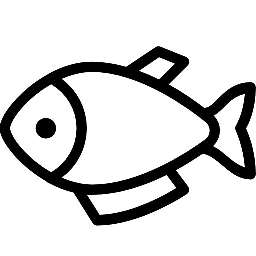
#> input picture 240320_openCV/images/fish.jpg, 256 x 256 px, found by its file name
$ jupyter execute --allow-errors 240322_openCV.ipynb
#> lines starting #> are read from the running program, lines starting #| are printed output that depends on the picture; after the words box and inside, x2 and y2 are one past the last pixel; in counts of white or black regions, pixels touching at a corner belong together; long printed decimals are rounded
[cell 1]
import cv2
import numpy as np

img = cv2.imread('./images/fish.jpg')
#> img is the input picture: shape (256, 256, 3); min 0, max 255, mean 211.5
img = cv2.resize(img, (680, 420))
#> img: shape (420, 680, 3)
img.shape # row, column, channel
#> Out = (420, 680, 3)

[cell 2]
# 원근법만 필요하므로 채널 정보는 필요없음
rows, cols = img.shape[:-1]
#> rows = 420; cols = 680

[cell 3]
pts1 = np.float32([[0,0],
                   [0,rows],
                   [cols,0],
                   [cols,rows]])
#> pts1 = [[0, 0], [0, 420], [680, 0], [680, 420]]

pts2 = np.array([[100,50],
                   [10,rows-50],
                   [cols-100,50],
                   [cols-10,rows-50]], dtype='float32')

[cell 4]
cv2.imshow('IMG', img)
cv2.waitKey(0)
cv2.destroyAllWindows()

[cell 5]
# 끝 점 표시
cv2.circle(img, (0,0), 10, (255,0,0), -1)
#> img: shape (420, 680, 3); mean B, G, R 211.4, 211.4, 211.4
cv2.circle(img, (0, rows), 10, (0,255,0), -1)
#> img: shape (420, 680, 3); mean B, G, R 211.4, 211.4, 211.3
cv2.circle(img, (cols, 0), 10, (0,0,255), -1)
#> img: shape (420, 680, 3); mean B, G, R 211.3, 211.3, 211.3
cv2.circle(img, (cols, rows), 10, (0,255,255), -1)
#> img: shape (420, 680, 3); mean B, G, R 211.2, 211.3, 211.3

[cell 6]
#getPerspectiveTransform는 행렬 만들어주는애
M = cv2.getPerspectiveTransform(pts1, pts2)

[cell 7]
dst = cv2.warpPerspective(img, M, (cols, rows))
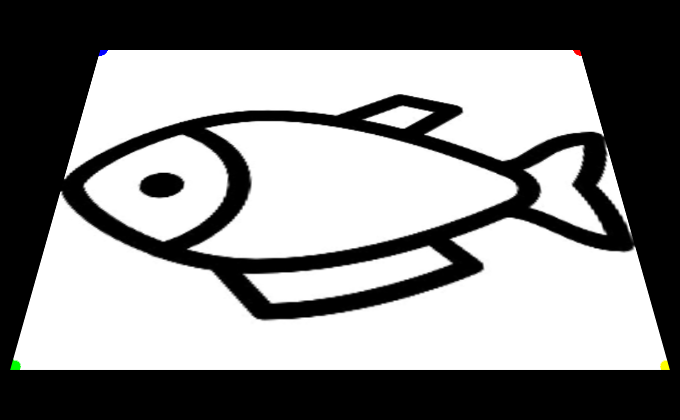
#> dst: shape (420, 680, 3); mean B, G, R 135, 135.1, 135
cv2.imshow('IMG', dst)
cv2.waitKey(0)
cv2.destroyAllWindows()

[cell 8]
import cv2
import numpy as np

title = "Scanner"
img = cv2.imread("./images/paper.jpg")
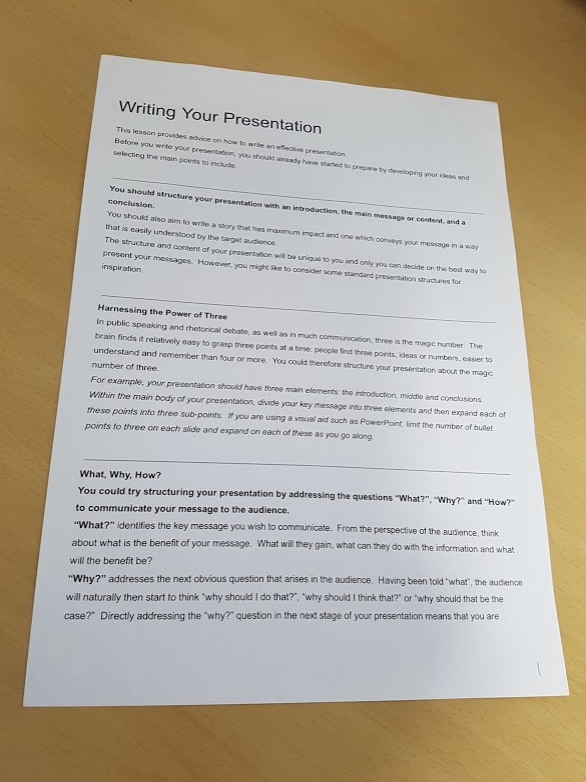
#> input picture 240320_openCV/images/paper.jpg, 586 x 782 px, found by its file name
#> img is the input picture: shape (782, 586, 3); mean B, G, R 152.7, 169.1, 178.7
cv2.imshow(title, img)
cv2.waitKey(0)
cv2.destroyAllWindows()

[cell 9]
import cv2
import numpy as np

title = "Scanner"
img = cv2.imread("./images/paper.jpg")

# 2차원으로 원근 적용할 전체 크기
rows, cols = img.shape[:-1]
#> rows = 782; cols = 586
img2 = img.copy() # 원근 변환이 적용될 이미지
pts_cnt = 0 # 필요한 4개의 포인트인지 확인하기 위한 변수
pts = np.zeros((4,2), dtype=np.float32) # 마우스로 클릭할 위치에 대한 변환

# 마우스 클릭에 사용할 콜백 함수
# [48 lines left out: function onMouse, not called in this run]

cv2.imshow(title, img)
cv2.setMouseCallback(title, onMouse)
cv2.waitKey(0)
cv2.destroyAllWindows()

[cell 10]
pts[0]=[10,20]
pts[1] = [5,5]
pts.sum(axis=0)

[cell 11]
import cv2
import numpy as np

title = "Scanner"
img = cv2.imread("./images/paper.jpg")
img2 = img * 0.01

cv2.imshow(title, img2)
cv2.waitKey(0)
cv2.destroyAllWindows()

[cell 12]
img = cv2.imread("./images/paper.jpg", cv2.IMREAD_GRAYSCALE)
#> img: shape (782, 586); min 0, max 255, mean 170.1
img2 = img * 0.01
#> img2: shape (782, 586) float64
print(img.max(), img2.max())
#| 255 2.550

cv2.imshow('real',img)
cv2.imshow(title, img2)
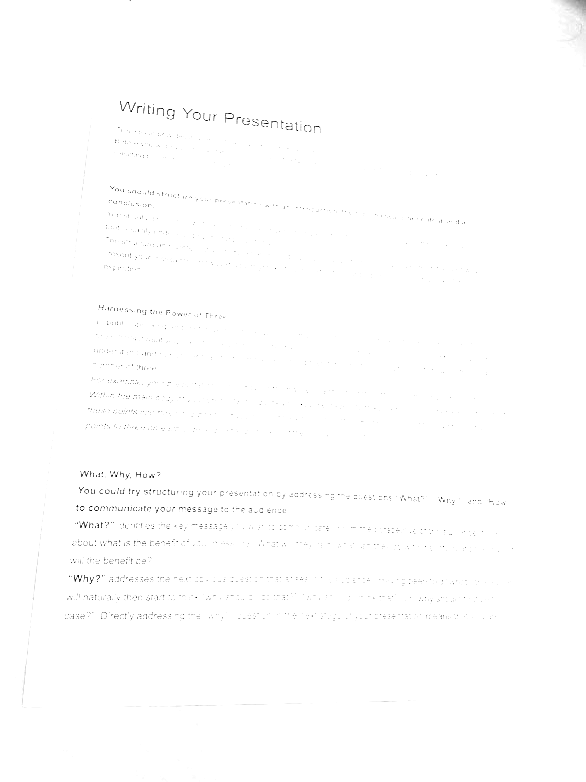
#> window 'Scanner': shape (782, 586); min 0, max 255, mean 254.1
cv2.waitKey(0)
cv2.destroyAllWindows()

[cell 13]
import cv2
import numpy as np

title = "Scanner"
img = cv2.imread("./images/paper.jpg", cv2.IMREAD_GRAYSCALE)
filter = np.full(img.shape, 15, dtype=np.uint8)
img2 = img +filter
filter

cv2.imshow('real',img)
cv2.imshow(title, img2)
cv2.waitKey(0)
cv2.destroyAllWindows()

[cell 14]
import cv2
import numpy as np

img = cv2.imread('images/man_sample.jpg')
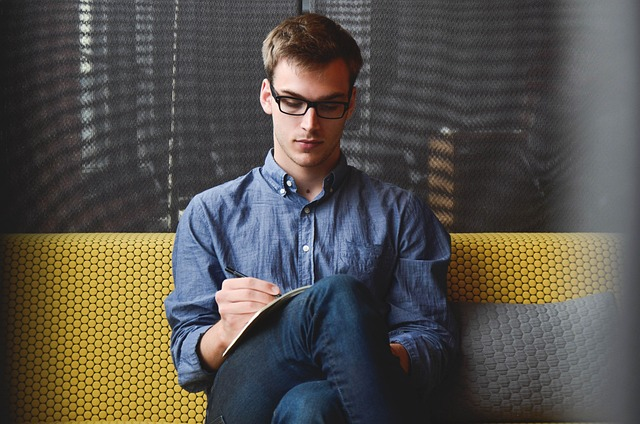
#> input picture 240325_openCv_종합/images/man_sample.jpg, 640 x 424 px, found by its file name
#> img is the input picture: shape (424, 640, 3); mean B, G, R 75.9, 82, 85.8
blur_img = cv2.blur(img, (10, 10)) # 블러를 이용한 이미지
blur = cv2.boxFilter(img, -1, (20,20)) # 필터로 블러를 적용한 이미지

merge_img = np.hstack((img, blur_img, blur))
cv2.imshow('BLUR', merge_img)
cv2.waitKey(0)
cv2.destroyAllWindows()

[cell 15]
import cv2

kernel_size = (20,20) # 블러 처리에 사용할 커널 크기
title = 'mosaic'
img = cv2.imread('images/self.jpg')
#> (the rest of this cell did not finish here and is left out)

[cell 16]
# 웹캠 있어야 가능
cap = cv2.VideoCapture(0)

if cap.isOpened():
    while True:
        ret, img = cap.read()
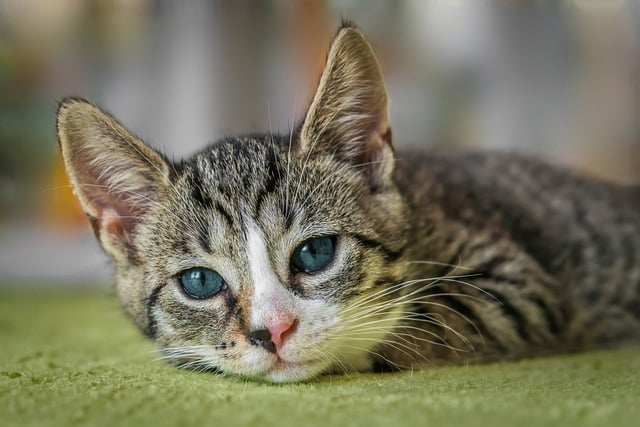
#> input picture 240320_openCV/images/cat1.jpg, 640 x 427 px, given in place of the camera
#> img is the input picture: shape (427, 640, 3); mean B, G, R 93.2, 116.1, 119.1
        if ret:
            x,y,w,h = ((img.shape[0]//2-50), (img.shape[1]//2-50), 50, 50)
            roi = img[y:y+h, x:x+h]
            roi = cv2.blur(roi, kernel_size)
            img[y:y+h, x:x+h] = roi
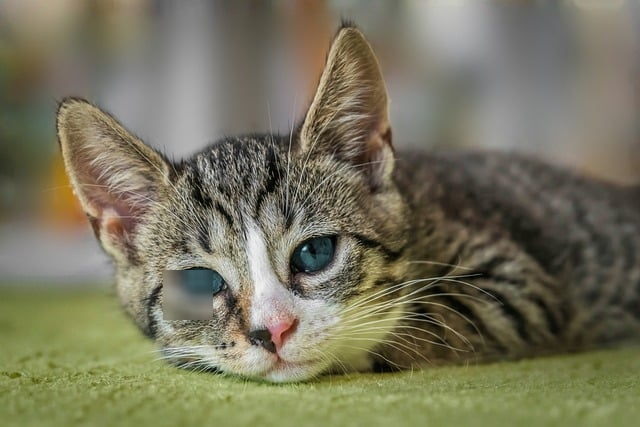
#> img: shape (427, 640, 3); 0.91% of pixels changed, all inside (x1, y1, x2, y2) = (163, 270, 213, 320)
            cv2.imshow(title, img)
            if cv2.waitKey(1) != -1:
#> (key Esc is pressed here)
                break
        else:
            break
cap.release()
cv2.destroyAllWindows()

[cell 17]
# 경계 검출
import cv2
import numpy as np

img = cv2.imread('images/sudoku.jpg')
#> (the rest of this cell did not finish here and is left out)

[cell 18]
# 라플라시안 필터
import cv2
import numpy as np

img = cv2.imread('images/sudoku.jpg')
#> (the rest of this cell did not finish here and is left out)

[cell 19]
# 웹캠에서 필터 적용하는 방법
import cv2
import numpy as np

img = cv2.imread('images/cat1.jpg')
# cap = cv2.VideoCapture(0)
# while cap.isOpened():
#     # 프레임 읽기
#     ret, frame = cap.read()

#     # 속도 향상을 위해 영상크기를 절반으로 줄임
#     fram = cv2.resize(fram, None, fx=0.5, fy=0.5, interpolation = cv2.INTER_AREA)
#     if cv2.waitKey(1) == 27: # esc키로 종료
#         break

# 그레이 스케일로 변경
img_gray = cv2.cvtColor(img, cv2.COLOR_BGR2GRAY)
# 잡음제거를 위해 가우시안 블러 필터 적용(정규 분포를 따라서 블러 처리)
# 이미지를 명확하게 해주기 위해 사용
img_gray = cv2.GaussianBlur(img_gray, (9,9), 0)
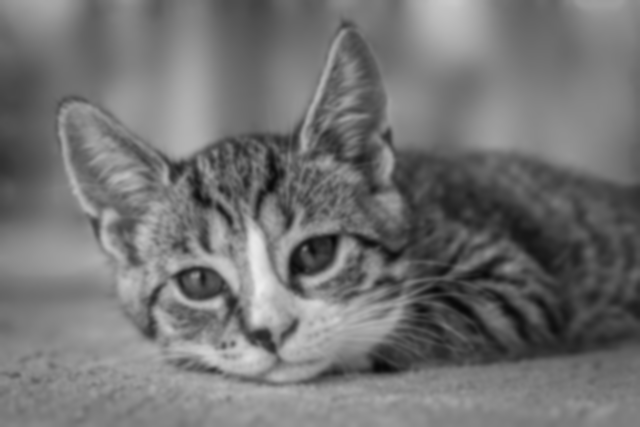
#> img_gray: shape (427, 640); min 7, max 236, mean 114.4
# 라플라시안 필터로 엣지 검출
edge = cv2.Laplacian(img_gray, -1, None, 5)
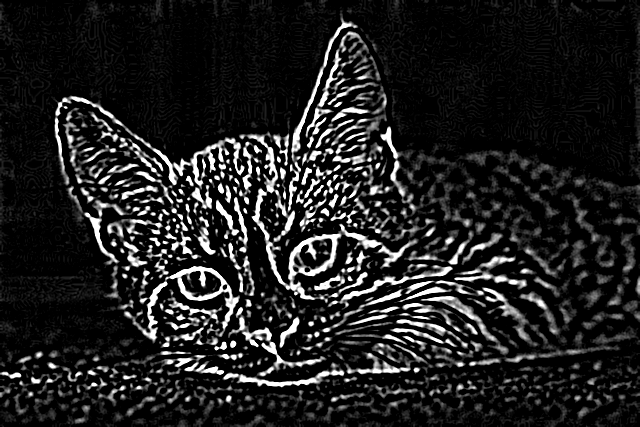
#> edge: shape (427, 640); min 0, max 255, mean 32.7
# 스레시홀드로 경계값만 남김
ret, sketch = cv2.threshold(edge, 70, 255, cv2.THRESH_BINARY_INV)
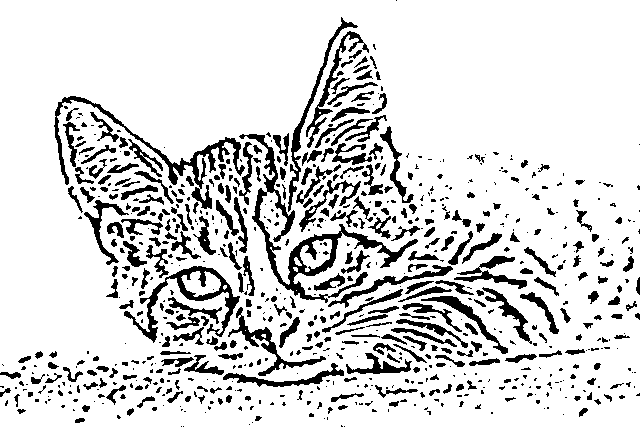
#> sketch: shape (427, 640); 84.7% white; 747 black regions (421 under 20 px), largest, box (x1, y1, x2, y2) and area: (239, 134, 418, 303) 3456, (54, 96, 245, 209) 2132, (124, 266, 240, 343) 1683

# 경계선 강조하기 위한 값의 팽창 연산
kernel = cv2.getStructuringElement(cv2.MORPH_CROSS, (3,3))
sketch = cv2.erode(sketch, kernel)
#> sketch: shape (427, 640); 75.6% white; 456 black regions (142 under 20 px), largest, box (x1, y1, x2, y2) and area: (238, 16, 474, 343) 14035, (53, 95, 263, 260) 7617, (118, 244, 241, 352) 4545
# 경계선 자연스럽게 하기 위해 미디언 블러 필터 적용
sketch = cv2.medianBlur(sketch, 5)
#> sketch: shape (427, 640); 75.9% white; 270 black regions (96 under 20 px), largest, box (x1, y1, x2, y2) and area: (54, 18, 528, 390) 50507, (475, 287, 538, 347) 859, (379, 126, 417, 214) 756
# 그레이 스케일에서 BGR 컬러 스케일로 변경
img_sketch = cv2.cvtColor(sketch, cv2.COLOR_GRAY2BGR)

# 컬러이미지 선명선을 없애기 위해 평균 블러 필터 적용
img_paint = cv2.blur(img, (10,10))

# 컬러 영상과 스케치 영상과 합성
img_paint = cv2.bitwise_and(img_paint, img_paint, mask=sketch)

# 결과 출력
merge_img = np.hstack((img_sketch, img_paint))
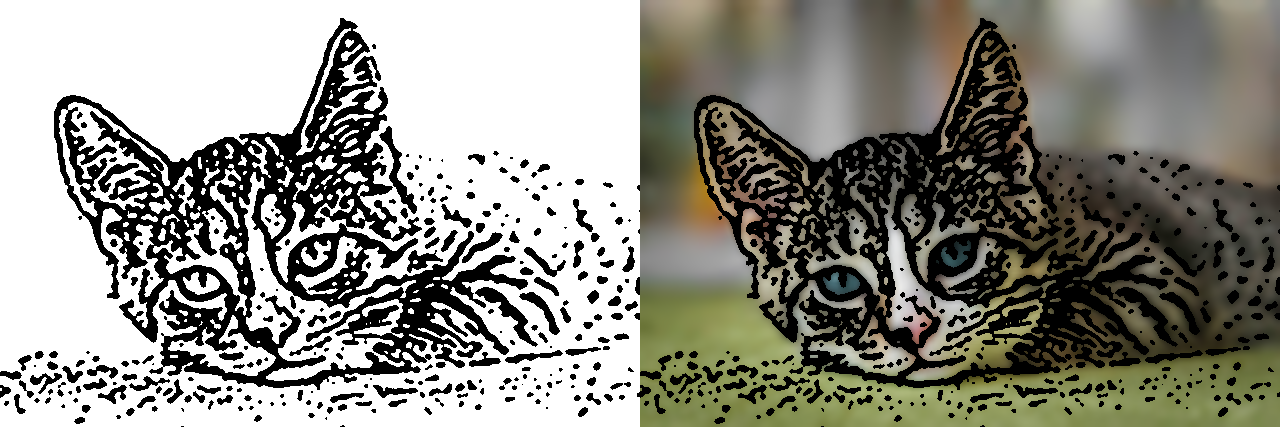
#> merge_img: shape (427, 1280, 3); mean B, G, R 134, 142.7, 143.5
cv2.imshow("IMAGE", merge_img)

# cap.release()
cv2.waitKey(0)
cv2.destroyAllWindows()
